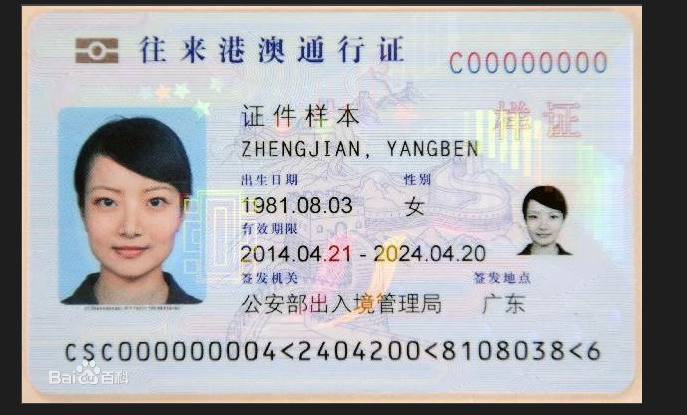
#> input picture 1111.png, 687 x 415 px
$ python ocr.py
#> lines starting #> are read from the running program, lines starting #| are printed output that depends on the picture
import cv2
import pytesseract

import datetime
import time

# 优化思路:
# 1.图片高斯模糊去噪点
# 2.转换成灰度图，增强文字轮廓
# 3.切割关键部分，提高识别效率，和识别率
# def chuli(image):
#     gray = cv2.cvtColor(img, cv2.COLOR_BGR2GRAY)
#     # 大津法二值化
#     # retval, dst = cv2.threshold(gray, 0, 255, cv2.THRESH_OTSU)
#     # # 腐蚀和膨胀是对白色部分而言的，膨胀，白区域变大，最后的参数为迭代次数
#     # dst = cv2.dilate(dst, None, iterations=1)
#     # # 腐蚀，白区域变小
#     # dst = cv2.erode(dst, None, iterations=2)
#     # return dst
#     return gray

def boxDraw(img,boxes):
    temp = boxes.split('\n')
    for index,temp1 in enumerate(temp):
        temp2 = temp1.split()
        if index==0:
            continue
        if len(temp1)>1:
            cv2.rectangle(img,(int(temp2[1]),int(temp2[2])),(int(temp2[3]),int(temp2[4])),(0,0,255))

def dataDraw(img,data):
    temp = data.split('\n')
    print(type(img))
    t = []
    max_width = 0
    max_height = 0
    for index,temp1 in enumerate(temp):
        temp2 = temp1.split()
        if index==0:
            continue
        #过滤掉单个字符的文本框，只找类似区域的文本框
        if len(temp1)>1 and int(temp2[8])>100:
            x1 = int(temp2[6])-10
            y1 = int(temp2[7])-10
            x2 = int(temp2[6])+int(temp2[8])+10
            y2 = int(temp2[7])+int(temp2[9])+10
            #在图上画框
            cv2.rectangle(img,(x1,y1),(x2,y2),(0,0,255))
            #把对应的图片都给扣下来
            imgcrop = img[y1:y2,x1:x2]
            print(imgcrop.shape)
            t.append(imgcrop)
            filename = "result_"+str(index)+".png"
    print(len(t))
    result = cv2.vconcat(t)
    cv2.imshow("result",result)

class OcrSdk:
    def start(self,img):

        custom_config = r'-l chi_sim eng equ --oem 3 --psm 7'
        result = pytesseract.image_to_string(img, config=custom_config)
        boxes  = pytesseract.image_to_boxes(img)
        data = pytesseract.image_to_data(img)
        print(result)
        dataDraw(img,data)
        cv2.imshow('ocr_result',img)
        cv2.waitKey()

obj = OcrSdk()
filename = '1111.png'
img = cv2.imread(filename)
#> img is the input picture: shape (415, 687, 3); mean B, G, R 178.7, 174.9, 174.1
img = cv2.resize(img,(0,0),fx=0.5,fy=0.5)
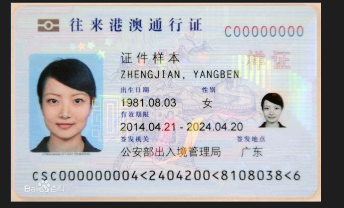
#> img: shape (208, 344, 3); mean B, G, R 178.3, 174.4, 173.6
#> (the run stopped early here; a loop or call above may not have finished)

$ run again, with 222.png copied over 1111.png
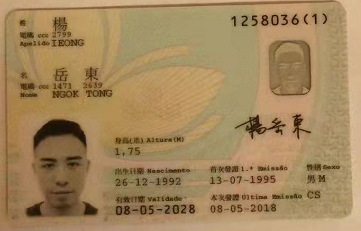
#> input picture 222.png, 361 x 231 px
#> img is the input picture: shape (231, 361, 3); mean B, G, R 92.9, 135.1, 163.7
#> `img = cv2.resize(img,(0,0),fx=0.5,fy=0.5)`:
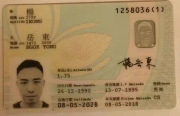
#> img: shape (116, 180, 3); mean B, G, R 93, 135.2, 163.8
